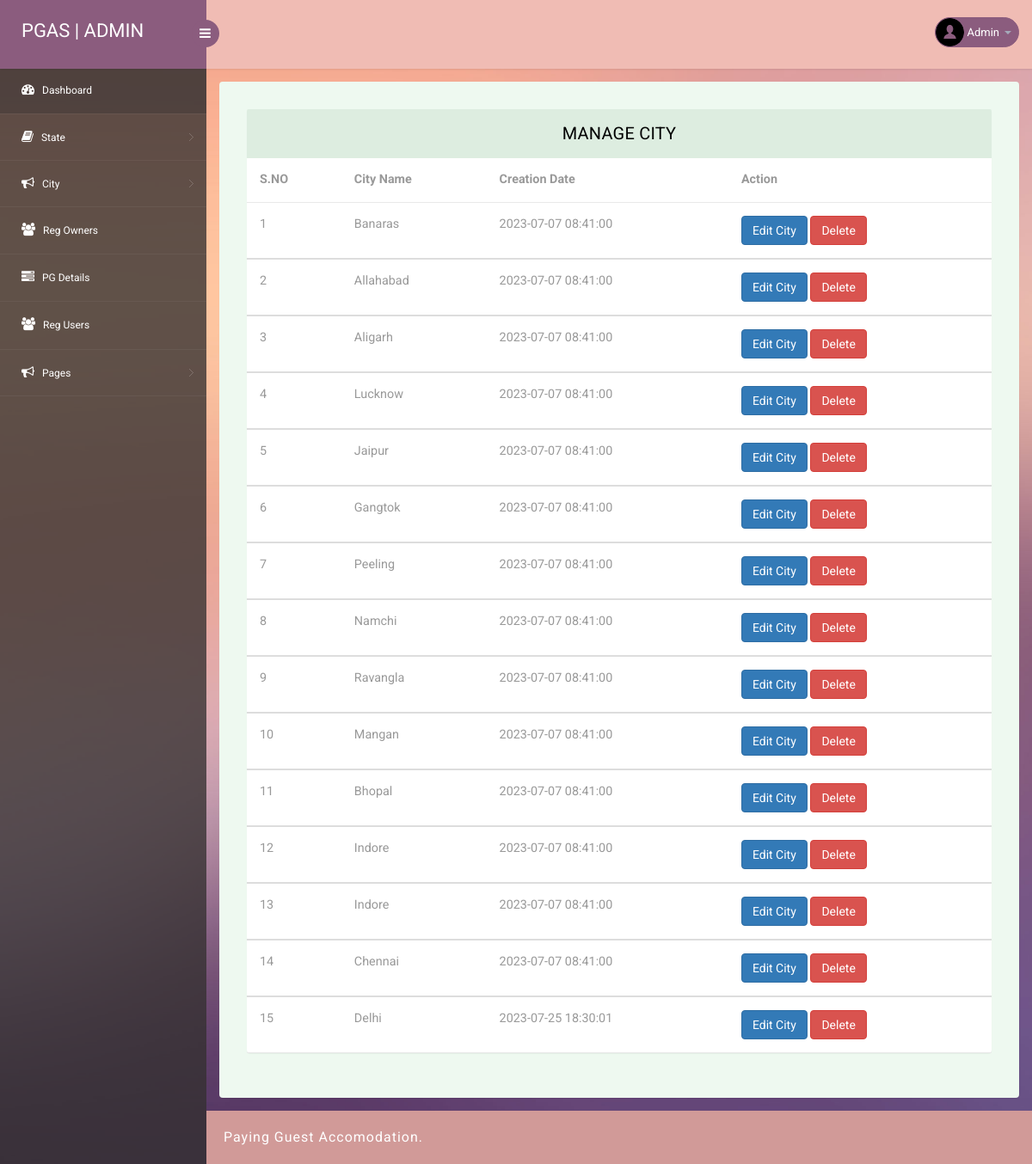
Screenshot of /admin/manage-city.php (signed in) with the database file from the repository.
### tables this page shows
CREATE TABLE `tblcity` (
  `ID` int(10) NOT NULL,
  `StateID` int(10) DEFAULT NULL,
  `City` varchar(120) DEFAULT NULL,
  `CreationDate` timestamp NULL DEFAULT current_timestamp()
);

### admin/manage-city.php (the view, shortened to what this page needs)
<?php
include('includes/dbconnection.php');
if (strlen($_SESSION['pgasaid']==0)) {
  header('location:logout.php');
  } else{
?>
<!DOCTYPE html>
<head>
<link rel="stylesheet" href="css/bootstrap.min.css" >
<link href="css/style.css" rel='stylesheet' type='text/css' />
<link href="css/style-responsive.css" rel="stylesheet"/>
<link rel="stylesheet" href="css/font.css" type="text/css"/>
<link href="css/font-awesome.css" rel="stylesheet">
</head>
<body>
<section id="container">
<?php include_once('includes/header.php');?>
<?php include_once('includes/sidebar.php');?>
<section id="main-content">
	<section class="wrapper">
		<div class="table-agile-info">
 <div class="panel panel-default">
    <div class="panel-heading">
     Manage City
    </div>
    <div>
      <table class="table" ui-jq="footable" ui-options='{
        "paging": {
          "enabled": true
        },
        "filtering": {
          "enabled": true
        },
        "sorting": {
          "enabled": true
        }}'>
        <thead>
          <tr>
            <th data-breakpoints="xs">S.NO</th>
            <th>City Name</th>
            <th>Creation Date</th>
            <th data-breakpoints="xs">Action</th>
          </tr>
        </thead>
        <?php
$ret=mysqli_query($con,"select * from  tblcity");
$cnt=1;
while ($row=mysqli_fetch_array($ret)) {
?>
        <tbody>
          <tr data-expanded="true">
            <td><?php echo $cnt;?></td>
                  <td><?php  echo $row['City'];?></td>
                  <td><?php  echo $row['CreationDate'];?></td>
                  <td><a href="edit-city.php?editid=<?php echo $row['ID'];?>" class="btn btn-primary">Edit City</a>
                      <a href="manage-city.php?delid=<?php echo $row['ID'];?>" class="btn btn-danger" onClick="return confirm('Do you really want to delete?');">Delete</a>
                </tr>
                <?php
$cnt=$cnt+1;
}?>
 </tbody>
            </table>
    </div>
  </div>
</div>
</section>
		 <?php include_once('includes/footer.php');?>
</section>
</section>
</body>
</html>
<?php }  ?>

### admin/includes/header.php (shortened to what this page needs)
<?php
include('includes/dbconnection.php');
?>
<header class="header fixed-top clearfix">
<div class="brand">
    <a href="dashboard.php" class="logo">
       PGAS | Admin
    </a>
    <div class="sidebar-toggle-box">
        <div class="fa fa-bars"></div>
    </div>
</div>
<div class="top-nav clearfix">
    <ul class="nav pull-right top-menu">
        <li class="dropdown">
            <a data-toggle="dropdown" class="dropdown-toggle" href="#">
                <?php
$adid=$_SESSION['pgasaid'];
$ret=mysqli_query($con,"select AdminName from tbladmin where ID='$adid'");
$row=mysqli_fetch_array($ret);
$name=$row['AdminName'];
?>
                <img alt="" src="images/2.png">
                <span class="username"><?php echo $name; ?></span>
                <b class="caret"></b>
            </a>
        </li>
    </ul>
</div>
</header>

### admin/includes/sidebar.php (shortened to what this page needs)
<aside>
    <div id="sidebar" class="nav-collapse">
        <div class="leftside-navigation">
            <ul class="sidebar-menu" id="nav-accordion">
                <li>
                    <a class="active" href="dashboard.php">
                        <i class="fa fa-dashboard"></i>
                        <span>Dashboard</span>
                    </a>
                </li>
                <li class="sub-menu">
                    <a href="javascript:;">
                        <i class="fa fa-book"></i>
                        <span>State</span>
                    </a>
                </li>
 <li class="sub-menu">
                    <a href="javascript:;">
                        <i class="fa fa-bullhorn"></i>
                        <span>City</span>
                    </a>
                </li>
                <li>
                    <a href="manage-ownerdetails.php">
                        <i class="fa fa-users"></i>
                        <span>Reg Owners </span>
                    </a>
                </li>
                <li>
                    <a href="manage-pgdetails.php">
                        <i class="fa fa-tasks"></i>
                        <span>PG Details </span>
                    </a>
                </li>
      <li>
                    <a href="reg-users.php">
                        <i class="fa fa-users"></i>
                        <span>Reg Users </span>
                    </a>
                </li>
               <li class="sub-menu">
                    <a href="javascript:;">
                        <i class="fa fa-bullhorn"></i>
                        <span>Pages</span>
                    </a>
                </li>
            </ul>            </div>
    </div>
</aside>

### admin/includes/footer.php
<div class="footer">
			<div class="wthree-copyright">
			  <p> Paying Guest Accomodation.</p>
			</div>
		  </div>

### rows the page displays
tblcity: City "Banaras", CreationDate "2023-07-07 08:41:00"
tblcity: City "Allahabad", CreationDate "2023-07-07 08:41:00"
tblcity: City "Aligarh", CreationDate "2023-07-07 08:41:00"
tblcity: City "Lucknow", CreationDate "2023-07-07 08:41:00"
tblcity: City "Jaipur", CreationDate "2023-07-07 08:41:00"
tblcity: City "Gangtok", CreationDate "2023-07-07 08:41:00"
tblcity: City "Peeling", CreationDate "2023-07-07 08:41:00"
tblcity: City "Namchi", CreationDate "2023-07-07 08:41:00"
tblcity: City "Ravangla", CreationDate "2023-07-07 08:41:00"
tblcity: City "Mangan", CreationDate "2023-07-07 08:41:00"
tblcity: City "Bhopal", CreationDate "2023-07-07 08:41:00"
tblcity: City "Indore", CreationDate "2023-07-07 08:41:00"
tblcity: City "Indore", CreationDate "2023-07-07 08:41:00"
tblcity: City "Chennai", CreationDate "2023-07-07 08:41:00"
tblcity: City "Delhi", CreationDate "2023-07-25 18:30:01"

### other values shown
$name "Admin"
